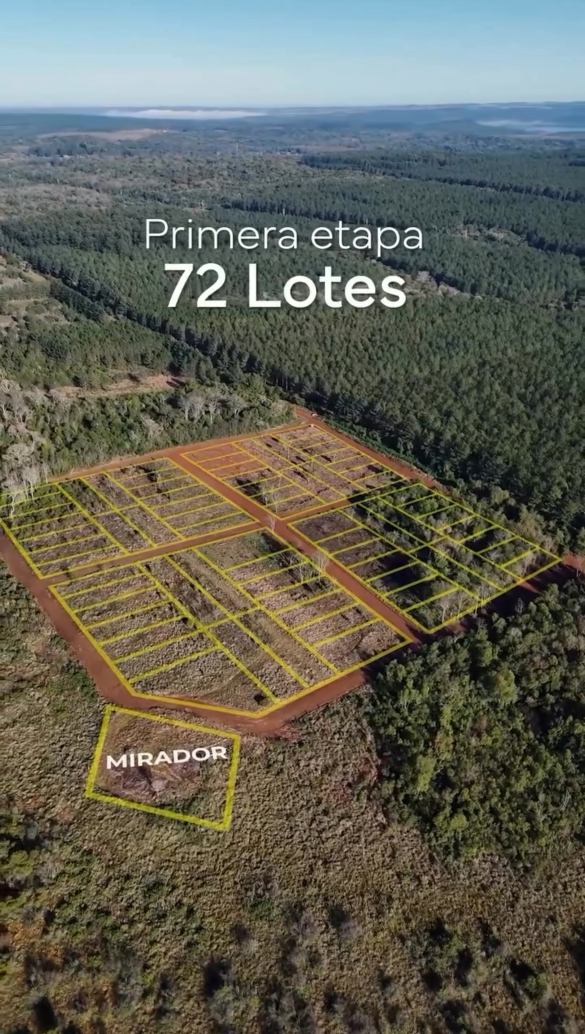
#> input picture media/loteo-drone/kml-celular-aereo-SDL.png, 1170 x 2068 px (shown at 1/2 size)
$ python _brand_georef.py
#> lines starting #> are read from the running program, lines starting #| are printed output that depends on the picture
# -*- coding: utf-8 -*-
"""Las georeferencias ya estan terminadas (aereas con la grilla + texto 'Primera
etapa / 72 Lotes / MIRADOR'). Solo les falta la marca CMD. Toque minimo: wordmark
arriba a la izquierda (cielo, area vacia) con sombra para contraste. Se mantienen
en 9:16 (formato Story/Reel, como estan)."""
import os
from PIL import Image, ImageDraw, ImageFont

ROOT = os.path.dirname(os.path.dirname(os.path.abspath(__file__)))
SRC = os.path.join(ROOT, "media", "loteo-drone")
OUT = os.path.join(ROOT, "reels")  # van con el bundle vertical, no al feed 4:5
os.makedirs(OUT, exist_ok=True)
PLAYFAIR = os.path.join(ROOT, "fonts", "Playfair.ttf")

for src, out in [
    ("kml-celular-aereo-SDL.png", "ed-georef-01.jpg"),
    ("kml-celular-aereo2-SDL.png", "ed-georef-02.jpg"),
]:
    img = Image.open(os.path.join(SRC, src)).convert("RGB")
#> img is the input picture: PIL image 1170x2068 RGB; mean R, G, B 98.1, 97.6, 85
    d = ImageDraw.Draw(img)
    fnt = ImageFont.truetype(PLAYFAIR, 62)
    # sombra + marca (el cielo arriba a la izq esta claro -> sombra oscura)
    d.text((60, 58), "CMD", font=fnt, fill=(8, 12, 8))
    d.text((57, 55), "CMD", font=fnt, fill=(242, 238, 227), stroke_width=1, stroke_fill=(242, 238, 227))
    img.save(os.path.join(OUT, out), quality=92)
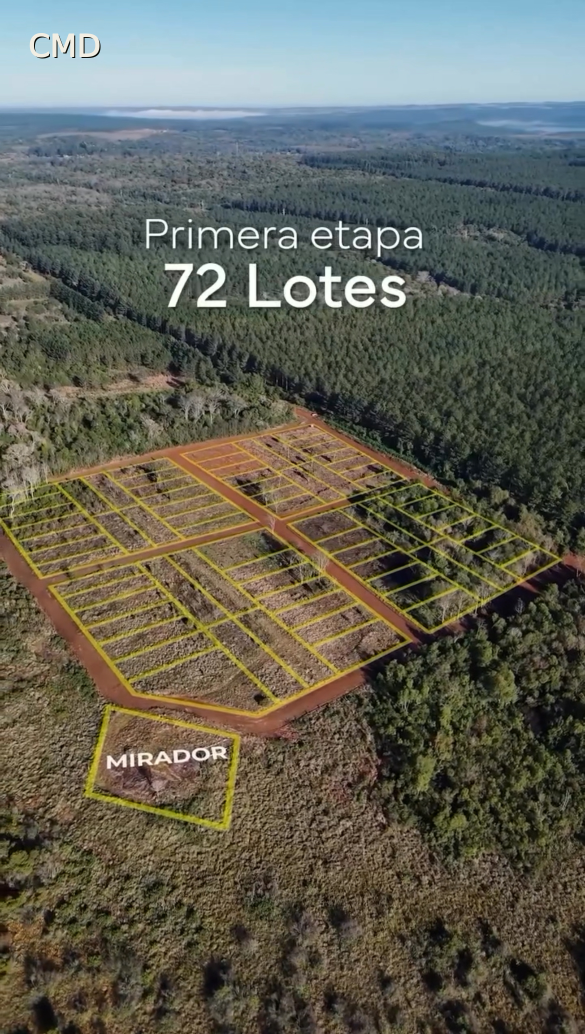
#> saved as ed-georef-01.jpg: PIL image 1170x2068 RGB (shown at 1/2 size); mean R, G, B 98.1, 97.5, 84.9
    print("OK", out, img.size)
#| OK ed-georef-01.jpg (1170, 2068)
#> pass 2 of the loop `for src, out in [`:
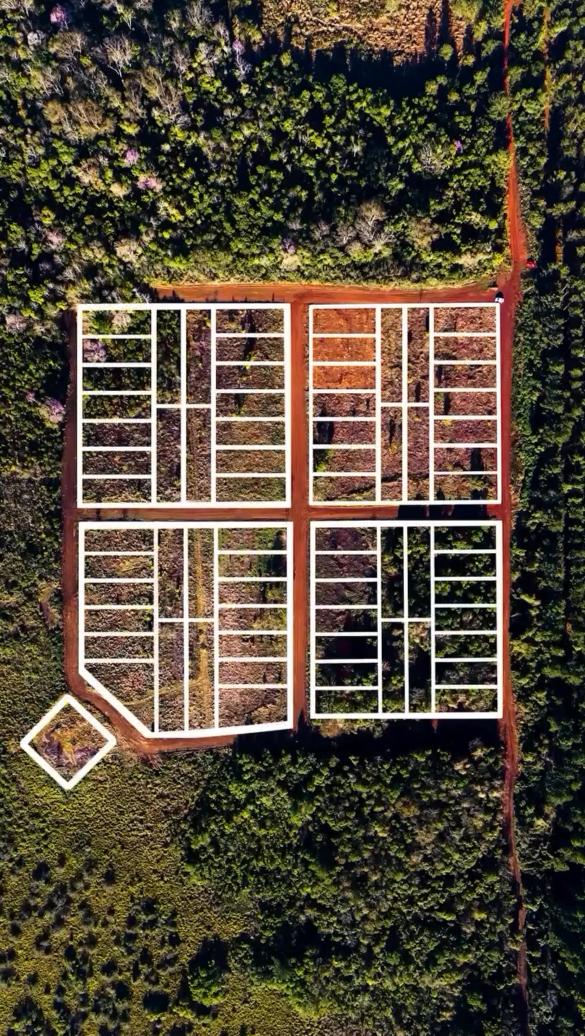
#> input picture media/loteo-drone/kml-celular-aereo2-SDL.png, 1170 x 2071 px (shown at 1/2 size)
#> img is the input picture: PIL image 1170x2071 RGB; mean R, G, B 85.6, 74.7, 58.2
#> `img.save(os.path.join(OUT, out), quality=92)`:
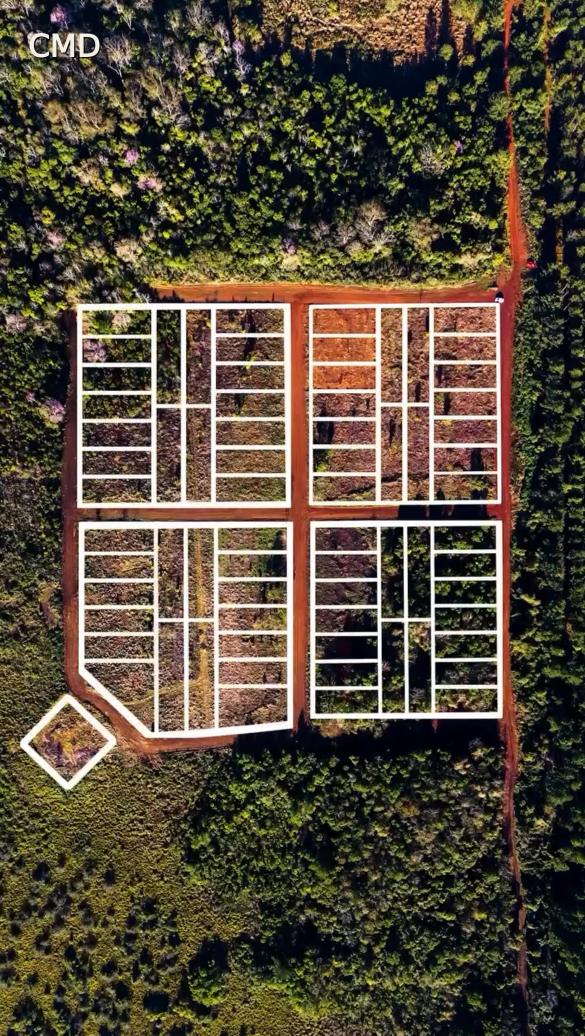
#> saved as ed-georef-02.jpg: PIL image 1170x2071 RGB (shown at 1/2 size); mean R, G, B 85.8, 74.9, 58.4
#| OK ed-georef-02.jpg (1170, 2071)
